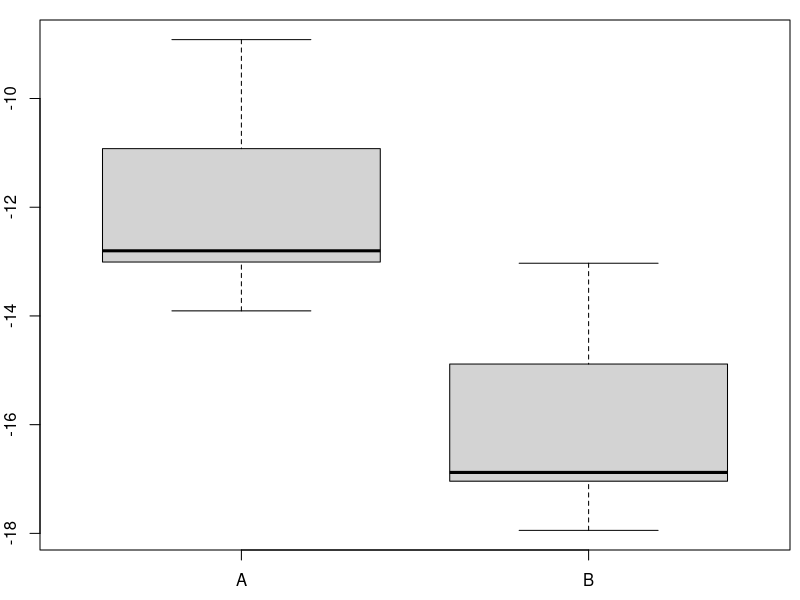

Here is the R script that generated this plot: (Note: this script raises an error after producing the figure.)
## ---- chunk 1
ok <- FALSE
while(!ok) {
## convenience functions
SK <- function(x) diff(diff(fivenum(x)[2:4]))/diff(fivenum(x)[c(2, 4)])
trob <- function(a, b)
  (median(a) - median(b))/sqrt(var(a)/length(a) + var(b)/length(b))

## DATA GENERATION
## dgp for one sample
dgp <- function(location = 0, scale = 1, skewed = FALSE, outlier = NULL,
  n = 10, amount = 0.1)
{
  ## basic intervals from which equal amounts of observations are drawn
  qq <- if (skewed) c(0, 2, 2.2, 6, 10) else c(0, 3, 5, 7, 10)
  sim <- function(x) {
    rval <- NULL
    for(i in 1:(length(x)-1)) rval <- c(rval, runif(n, min = x[i], max = x[i+1]))
    rval <- jitter(rval, amount = amount)
    rval <- rval/4
    rval
  }
  ## draw under restrictions about IQR and SK
  rval <- sim(qq)
  if (skewed) {
    while(IQR(rval) > 1.15 | IQR(rval) < 0.85 | abs(SK(rval)) < 0.7) rval <- sim(qq)
  } else {
    while(IQR(rval) > 1.15 | IQR(rval) < 0.85 |abs(SK(rval)) > 0.15) rval <- sim(qq)
  }

  ## raw values (location = 0, scale = 1)
  rval <- rval - ifelse(skewed, 0.55, 1.25)

  ## add outliers
  rval <- c(rval, outlier)
  
  ## scale and shift
  rval <- rval * scale + location

  return(rval)
}

## generate random parameters for dgp()
scale <- sample(c(1, sample(c(1, 3), 1))) * runif(1, min = 0.5, max = 10) * sample(c(-1, 1), 1)
location <- sample(c(0, sample(c(0, 2), 1))) * scale + runif(1, min = -50, max = 50)
skewed <- if (runif(1) < 2/3) c(FALSE, FALSE) else sample(c(TRUE, sample(c(TRUE, FALSE), 1)))
if (runif(1) < 2/3) {
  outlier <- list(NULL, NULL)
} else {
  if (any(skewed)) {
    outlier <- if (skewed[1]) -sign(scale[1]) * runif(sample(1:2, 1), min = 3, max = 4) else NULL
    outlier <- c(list(outlier), if (skewed[2])
      list(-sign(scale[1]) * runif(sample((0:1 + !skewed[1]), 1), min = 3, max = 4)) else list(NULL))
  } else {
    outlier <- runif(sample(1:3, 1), min = 3, max = 4)
    outlier <- outlier * sample(c(-1, 1), length(outlier), replace = TRUE)
    id <- sample(1:length(outlier), sample(1:length(outlier), 1))
    outlier1 <- outlier[id]
    outlier2 <- outlier[-id]
    outlier <- list(if(length(outlier1) > 0) outlier1 else NULL,
      if (length(outlier2) > 0) outlier2 else NULL)
  }
}

## call dgp under certain constraints
A <- dgp(location = location[1], scale = scale[1], skewed = skewed[1], outlier = outlier[[1]],
  n = sample(8:12, 1))
B <- dgp(location = location[2], scale = scale[2], skewed = skewed[2], outlier = outlier[[2]],
  n = sample(8:12, 1))
while((length(unique(location)) < 2 & abs(trob(A, B)) > 0.4) | (abs(SK(A)) > 0.15 & abs(SK(A)) < 0.7) | (abs(SK(B)) > 0.15 & abs(SK(B)) < 0.7)) {
  A <- dgp(location = location[1], scale = scale[1], skewed = skewed[1], outlier = outlier[[1]],
    n = sample(8:12, 1))
  B <- dgp(location = location[2], scale = scale[2], skewed = skewed[2], outlier = outlier[[2]],
    n = sample(8:12, 1))
}
SK_A <- ifelse(abs(SK(A)) < 0.2, "symmetric", ifelse(SK(A) >= 0.2, "right-skewed", "left-skewed"))
SK_B <- ifelse(abs(SK(B)) < 0.2, "symmetric", ifelse(SK(B) >= 0.2, "right-skewed", "left-skewed"))

## QUESTION/ANSWER GENERATION
questions <- character(5)
solutions <- logical(5)
explanations <- character(5)

questions[1] <- "The location of both distributions is about the same."
solutions[1] <- abs(trob(A, B)) < 0.5
explanations[1] <- if (solutions[1]) "Both distributions have a similar location." else
  paste("Distribution ", c("A", "B")[(median(A) < median(B)) + 1],
    " has on average higher values than distribution ", 
    c("A", "B")[(median(A) >= median(B)) + 1], ".", sep = "")

outlier <- length(c(boxplot.stats(A)$out, boxplot.stats(B)$out)) > 0 ## recompute to match the display for sure
questions[2] <- "Both distributions contain no outliers."
solutions[2] <- !outlier
explanations[2] <- if (solutions[2])
  "Both distributions have no observations which deviate more than 1.5 times the interquartile range from the box." else "There are observations which deviate more than 1.5 times the interquartile range from the median."

questions[3] <- "The spread in sample A is clearly bigger than in B."
solutions[3] <- IQR(A)/IQR(B) > 1.5
explanations[3] <- paste("The interquartile range in sample A is",
  ifelse(solutions[3], "", "_not_"), "clearly bigger than in B.")

questions[4] <- "The skewness of both samples is similar."
solutions[4] <- SK_A == SK_B
explanations[4] <- if (solutions[4]) paste("The skewness of both distributions is similar, both are",
    ifelse(abs(SK(A)) < 0.2, "about symmetric.", ifelse(SK(A) >= 0.2, "right-skewed.", "left-skewed."))) else
    paste("The skewness of both distributions is different. Sample A is",
    ifelse(abs(SK(A)) < 0.2, "about symmetric.", ifelse(SK(A) >= 0.2, "right-skewed.", "left-skewed.")),
    "Sample B is", ifelse(abs(SK(B)) < 0.2, "about symmetric.", ifelse(SK(B) >= 0.2, "right-skewed.", "left-skewed.")))

i <- sample(1:2, 1)
j <- sample(1:3, 1)
questions[5] <- paste("Distribution ", c("A", "B")[i], " is ", 
                      c("about symmetric", "right-skewed", "left-skewed")[j], ".", sep = "")
SK_i <- SK(list(A, B)[[i]])
solutions[5] <- switch(j, abs(SK_i) < 0.2,
                       SK_i >= 0.2,
                       SK_i <= -0.2)
explanations[5] <- paste("Distribution ", c("A", "B")[i], " is ",
                         ifelse(abs(SK_i) < 0.2, "about symmetric.", 
                                ifelse(SK_i >= 0.2, "right-skewed.", "left-skewed.")))

ok <- any(solutions) && any(!solutions)
}
## ---- chunk 2
par(mar = c(2.5, 2, 1, 0.5))
dat <- data.frame(y = c(A, B), x = factor(rep(c("A", "B"), c(length(A), length(B)))))
boxplot(y ~ x, data = dat, xlab = "", ylab = "")
## ---- chunk 3
answerlist(questions, markup = "markdown")
## ---- chunk 4
answerlist(ifelse(solutions, "True", "False"), explanations, markup = "markdown")
